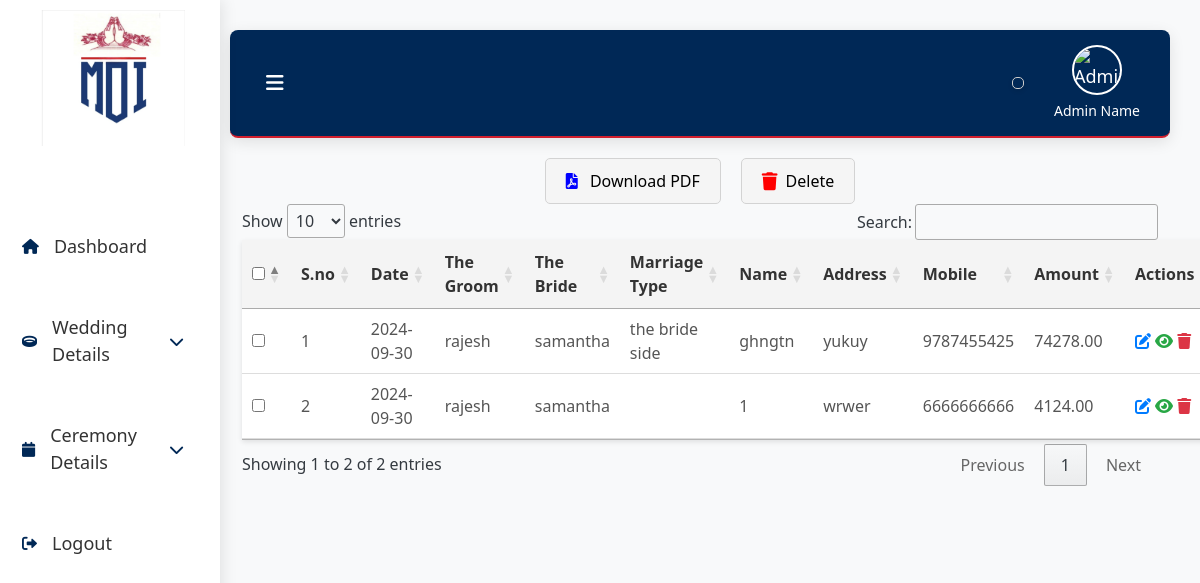
/addmoidisplay.php (signed in), run on the app's committed database.
### tables this page shows
CREATE TABLE `addmoi` (
  `id` int(11) NOT NULL,
  `swaminame` varchar(225) NOT NULL,
  `date` date NOT NULL DEFAULT current_timestamp(),
  `the_groom` varchar(225) NOT NULL,
  `the_bride` varchar(225) NOT NULL,
  `mahal` varchar(225) NOT NULL,
  `marriage_type` enum('the groom side','the bride side','','') DEFAULT NULL,
  `name` varchar(225) NOT NULL,
  `address` varchar(255) NOT NULL,
  `mobile` varchar(20) NOT NULL,
  `amount` decimal(10,2) NOT NULL
);

### addmoidisplay.php (the view, shortened to what this page needs)
<?php
include('db.php');
$sql = "SELECT * FROM addmoi ORDER BY date DESC";
$result = $con->query($sql);
?>
<!DOCTYPE html>
<html lang="en">
<head>
    <link rel="stylesheet" href="https://cdnjs.cloudflare.com/ajax/libs/font-awesome/6.0.0-beta3/css/all.min.css">
    <link rel="stylesheet" type="text/css" href="https://cdn.datatables.net/1.10.21/css/jquery.dataTables.css">
    <link href="https://cdn.jsdelivr.net/npm/bootstrap@5.3.3/dist/css/bootstrap.min.css" rel="stylesheet">
  </head>
  <body>
</head>
<body>
    <div class="sidebar">
        <div class="logo">
            <img src="asset/image/img/e11b7541-268d-43bd-8658-22c2cb761d9d.jfif" alt="Logo">
        </div>
        <ul>
        <li><a href="dashboard.php" class="active"><i class="fa fa-home" aria-hidden="true"></i> <span class="trans" data-en="Dashboard">Dashboard</span></a></li>
            <li class="dropdown">
                <a href="#" id="weddingDetailsToggle"><i class="fa fa-ring"></i><span class="trans" data-en="Wedding Details">Wedding Details</span><i class="fa fa-chevron-down"></i></a>
            </li>
            <li class="dropdown">
                <a href="#" id="ceremonyDetailsToggle"><i class="fa fa-calendar"></i><span class="trans" data-en="Ceremony Details">Ceremony Details</span><i class="fa fa-chevron-down"></i></a>
            </li>
            <li><a href="logout.php"><i class="fas fa-sign-out-alt"></i> Logout</a></li>
        </ul>
    </div>
    <div class="main-content">
        <div class="header">
            <div class="header-left">
                <button class="toggle-btn" id="toggleBtn"><i class="fas fa-bars"></i></button>
            </div>
            <div class="header-right">
                <div id="google_translate_element"></div>
                <div class="admin-info">
                    <img src="https://cdn.vectorstock.com/i/500p/30/97/flat-business-man-user-profile-avatar-icon-vector-4333097.avif"
                        alt="Admin Image" class="admin-image">
                    <div class="admin-name">Admin Name</div>
                </div>
            </div>
        </div>
        <div class="container">
    <form method="POST" action="addmoi_delete_record.php">
        <div class="button-container">
            <button id="downloadPdfBtn" type="button">
                <i class="fas fa-file-pdf"></i> Download PDF
            </button>
            <button type="submit" class="delete-btn">
    <i class="fa-solid fa-trash"></i> Delete
</button>
        </div>
<table id="dataTable">
        <thead>
<tr>
                <th><input type="checkbox" id="select-all"></th>
                <th>S.no</th>
                <th>Date</th>
                <th>The Groom</th>
                <th>The Bride</th>
                <th>Marriage Type</th>
                <th>Name</th>
                <th>Address</th>
                <th>Mobile</th>
                <th>Amount</th>
                <th>Actions</th>
            </tr>
        </thead>
        <tbody>
            <?php if ($result->num_rows > 0): ?>
            <?php $sno = 1; ?>
            <?php while ($row = $result->fetch_assoc()): ?>
            <tr>
                <td><input type="checkbox" name="selected_ids[]" value="<?= htmlspecialchars($row['id']); ?>"></td>
                <td><?= htmlspecialchars($sno++); ?></td>
                <td><?= htmlspecialchars($row['date']); ?></td>
                <td><?= htmlspecialchars($row['the_groom']); ?></td>
                <td><?= htmlspecialchars($row['the_bride']); ?></td>
                <td><?= htmlspecialchars($row['marriage_type']); ?></td>
                <td><?= htmlspecialchars($row['name']); ?></td>
                <td><?= htmlspecialchars($row['address']); ?></td>
                <td><?= htmlspecialchars($row['mobile']); ?></td>
                <td><?= htmlspecialchars($row['amount']); ?></td>
                <td class="actions">
                    <a href="addmoi_edit.php?id=<?= htmlspecialchars($row['id']); ?>" title="Edit"><i class="fas fa-edit"></i></a>
                    <a href="addmoi_view.php?id=<?= htmlspecialchars($row['id']); ?>" title="View"><i class="fas fa-eye"></i></a>
                    <a href="javascript:void(0);" onclick="confirmDelete(<?php echo $row['id']; ?>)" title="Delete"><i class="fas fa-trash"></i></a>
                </td>
            </tr>
            <?php endwhile; ?>
            <?php else: ?>
            <tr>
                <td colspan="11">No records found</td>
            </tr>
            <?php endif; ?>
        </tbody>
    </table>
</form>
 </body>
</html>

### addmoidisplay.php (style rules this page uses)
body { margin: 0; padding: 0; font-family: 'Segoe UI', Tahoma, Geneva, Verdana, sans-serif; background: #f8f9fa; color: #343a40; display: flex; height: 100vh; overflow: hidden; animation: fadeIn 1s ease-in-out; }
.sidebar { width: 220px; background-color: #ffffff; padding: 10px; display: flex; flex-direction: column; position: fixed; height: 100vh; box-shadow: 2px 0 15px rgba(0, 0, 0, 0.1); transition: transform 0.3s ease-in-out; z-index: 1000; overflow-y: auto; }
.sidebar i { color: #002856; }
.sidebar ul { list-style: none; padding: 0; margin: 0; flex: 1; display: flex; flex-direction: column; margin-top: 30px; }
.sidebar ul li { margin: 15px 0; position: relative; }
.sidebar ul li a { color: #333; text-decoration: none; display: flex; align-items: center; font-size: 18px; padding: 12px; border-radius: 8px; transition: background-color 0.3s ease, color 0.3s ease; }
.sidebar ul li i { margin-right: 15px; font-size: 15px; }
.main-content { flex: 1; margin-left: 200px; padding: 30px; display: flex; flex-direction: column; overflow-y: auto; transition: margin-left 0.3s ease-in-out; animation: fadeInUp 0.7s ease-in-out; }
.header { background: linear-gradient(90deg, #002856, #002856); padding: 15px 30px; color: #FFFFFF; font-size: 18px; border-bottom: 2px solid #D21F2D; display: flex; align-items: center; justify-content: space-between; border-radius: 8px; box-shadow: 0 4px 15px rgba(0, 0, 0, 0.1); position: relative; }
.header .header-left { display: flex; align-items: center; flex: 1; }
.header .header-left .toggle-btn { background: none; border: none; color: #FFFFFF; font-size: 20px; cursor: pointer; margin-right: 20px; }
.header .header-right { display: flex; align-items: center; }
.admin-info { display: flex; flex-direction: column; align-items: center; color: #FFFFFF; margin-left: 20px; }
.admin-image { width: 50px; height: 50px; border-radius: 50%; object-fit: cover; border: 2px solid #FFFFFF; margin-bottom: 5px; }
.admin-name { font-size: 14px; color: #FFFFFF; }
.logo { display: flex; justify-content: center; margin-bottom: 30px; }
.logo img { width: 150px; height: auto; }
table { width: 100%; border-collapse: collapse; margin: 30px 0; box-shadow: 0 2px 5px rgba(0, 0, 0, 0.1); background-color: #ffffff; }
table th { background-color: #f4f4f4; font-weight: bold; text-align: left; padding: 12px; border-bottom: 2px solid #ddd; color: #333; }
table td { padding: 12px; border-bottom: 1px solid #ddd; text-align: left; color: #555; }
table tr:nth-child(even) { background-color: #f9f9f9; }
.actions a .fas.fa-edit { color: #007bff; transition: color 0.3s ease; }
.actions a .fas.fa-eye { color: #28a745; transition: color 0.3s ease; }
.actions a .fas.fa-trash { color: #dc3545; transition: color 0.3s ease; }
#google_translate_element { margin: 10px; padding: 5px; border: 1px solid #ccc; border-radius: 5px; background: linear-gradient(90deg, #002856, #002856); box-shadow: 0 2px 5px rgba(0, 0, 0, 0.1); font-family: Arial, sans-serif; text-align: center; }
.button-container { display: flex; justify-content: center; align-items: center; margin-top: 20px; gap: 20px; }
#downloadPdfBtn { background-color: whitesmoke; color: black; border: 1px solid lightgray; border-radius: 5px; padding: 10px 20px; font-size: 16px; cursor: pointer; transition: background-color 0.3s, transform 0.2s; }
#downloadPdfBtn i { margin-right: 8px; color: blue; }
button[type="submit"] { background-color: whitesmoke; color: black; border: 1px solid lightgray; border-radius: 5px; padding: 10px 20px; font-size: 16px; cursor: pointer; transition: background-color 0.3s, transform 0.2s; display: inline-flex; align-items: center; }
button[type="submit"] i { margin-right: 8px; font-size: 18px; color: red; }

### data on the page
addmoi: date "2024-09-30", the_groom "rajesh", the_bride "samantha", marriage_type "the bride side", name "ghngtn", address "yukuy", mobile "9787455425", amount "74278.00"
addmoi: date "2024-09-30", the_groom "rajesh", the_bride "samantha", name "1", address "wrwer", mobile "6666666666", amount "4124.00"
